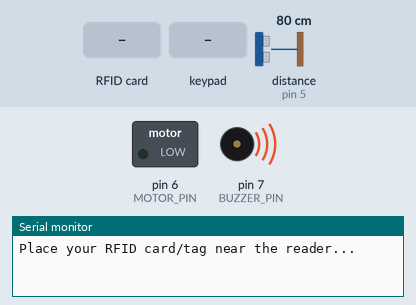
Recording of a sketch running on a simulated Arduino Uno, built with avr-gcc and run on an emulated ATmega328P. On the bench: switched loads named in the sketch (green lamp = pin HIGH), buzzer (waves = sounding, pin HIGH), the last lines printed to the serial monitor. Wiring (inferred from the names in the program): ultrasonic range finder: trigger pin 4; echo pin 5. The inputs (shaded band) are chosen by the test bench; at power-on: distance to the obstacle (sensor on pin 5) 80 cm. The echo pulse lasts 58.3 µs per cm; pins used as bus, display or sensor lines are not drawn.

Above: at 1.2 s.
1.3 s: RFID card A9 73 33 02 held to the reader
At 3.5 s:
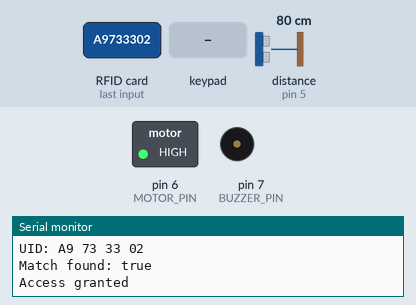
5.4 s: distance to the obstacle (sensor on pin 5) set to 11 cm
9.5 s: distance to the obstacle (sensor on pin 5) set to 8 cm
At 10.4 s:
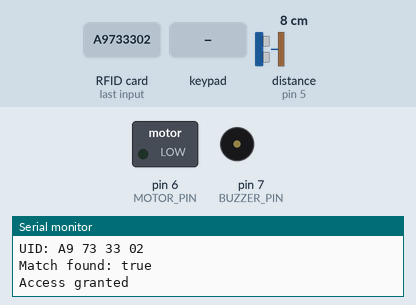
11.6 s: key '#' pressed
At 12.0 s:
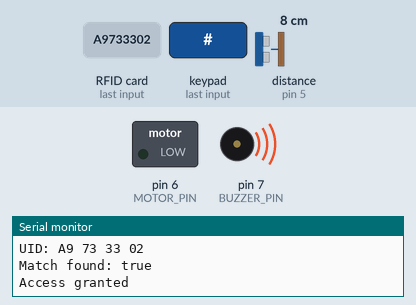
14.1 s: RFID card 5E 7A 19 C4 held to the reader
At 16.4 s:
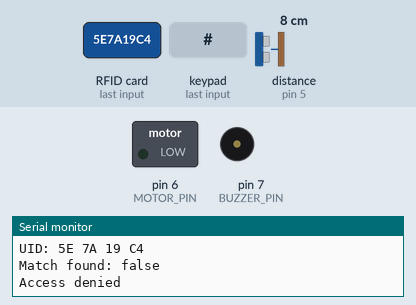
Timing chart, 0 to 17.6 s (numbered marks = the images above; inputs shaded):
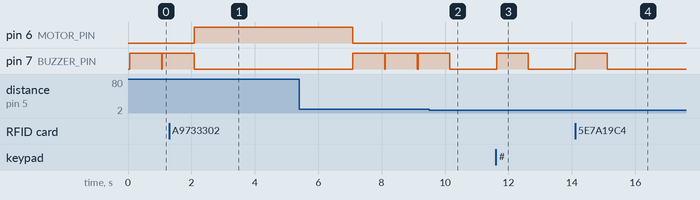

The sketch:

main.ino
```cpp
#include <SPI.h>
#include <MFRC522.h>
#include <Keypad.h>

// Pin definitions
#define BUZZER_PIN 7          // Buzzer connected to pin 7
#define TRIG_PIN 4            // Ultrasonic sensor TRIG pin connected to pin 4
#define ECHO_PIN 5            // Ultrasonic sensor ECHO pin connected to pin 5
#define SS_PIN 10             // RFID SS (SDA) pin
#define RST_PIN 9             // RFID RST pin
#define MOTOR_PIN 6           // Motor connected to pin 6

// RFID
MFRC522 mfrc522(SS_PIN, RST_PIN);

// Keypad setup
const byte ROWS = 4;
const byte COLS = 4;
char keys[ROWS][COLS] = {
  {'1','2','3','A'},
  {'4','5','6','B'},
  {'7','8','9','C'},
  {'*','0','#','D'}
};
byte rowPins[ROWS] = {A0, A1, A2, A3}; // Connect to the row pinouts of the keypad
byte colPins[COLS] = {A4, A5, 2, 3};   // Connect to the column pinouts of the keypad
Keypad keypad = Keypad(makeKeymap(keys), rowPins, colPins, ROWS, COLS);

// Variables
String enteredPasskey = "";
const String correctPasskey = "1234";
const String targetUID = "A9 73 33 02";   // Replace with your valid RFID UID (no spaces)
bool lockerOpened = false;

void setup() {
  Serial.begin(9600);

  // Initialize RFID
  SPI.begin();
  mfrc522.PCD_Init();
  Serial.println("Place your RFID card/tag near the reader...");
  // Initialize pins
  pinMode(BUZZER_PIN, OUTPUT);
  pinMode(TRIG_PIN, OUTPUT);
  pinMode(ECHO_PIN, INPUT);
  pinMode(MOTOR_PIN, OUTPUT);

  digitalWrite(MOTOR_PIN, LOW);  // Ensure motor is off initially
}

void loop() {
  // Check ultrasonic sensor
  long distance = measureDistance();

  // If distance is more than 8 cm, sound the buzzer
  if (distance > 8) {
    soundBuzzer();
  }

  // Check keypad
  char key = keypad.getKey();
  if (key) {
    if (key == '#') {
      if (enteredPasskey == correctPasskey) {
        grantAccess();
      } else {
        denyAccess();
      }
      enteredPasskey = "";
    } else {
      enteredPasskey += key;
    }
  }

  // Check RFID
  if (!mfrc522.PICC_IsNewCardPresent() || !mfrc522.PICC_ReadCardSerial()) {
    return;  // No new card found, exit loop
  }

  // Display UID
  Serial.print("UID: ");
  String uidString = ""; // Variable to hold the UID as a string
  for (byte i = 0; i < mfrc522.uid.size; i++) {
    // Convert UID byte to uppercase hex format manually
    String uidByteHex = String(mfrc522.uid.uidByte[i], HEX); // Convert to hex
    uidByteHex.toUpperCase(); // Convert to uppercase

    // Pad the UID byte to ensure it has two digits
    if (uidByteHex.length() < 2) {
      uidByteHex = "0" + uidByteHex; // Pad single digit with a leading zero
    }

    // Append the UID byte to the UID string
    uidString += uidByteHex;
    if (i < mfrc522.uid.size - 1) {
      uidString += " "; // Add space between bytes
    }

    Serial.print(uidByteHex); // Print each byte
    Serial.print(" ");
  }
  Serial.println(); // Print new line for next reading

  // Compare the UID string with the target UID
  if (uidString.equalsIgnoreCase(targetUID)) {
    Serial.println("Match found: true");
    grantAccess();
  } else {
    Serial.println("Match found: false");
    denyAccess();
  }

  // Halt the card and stop communication
  mfrc522.PICC_HaltA();
  mfrc522.PCD_StopCrypto1();
}


// Measure distance using ultrasonic sensor
long measureDistance() {
  // Send a 10µs pulse to the TRIG pin to start measurement
  digitalWrite(TRIG_PIN, LOW);
  delayMicroseconds(2);
  digitalWrite(TRIG_PIN, HIGH);
  delayMicroseconds(10);
  digitalWrite(TRIG_PIN, LOW);

  // Measure the length of the ECHO pulse
  long duration = pulseIn(ECHO_PIN, HIGH);

  // Calculate distance in centimeters
  long distance = duration * 0.034 / 2; // Speed of sound: 343 m/s

  //Serial.print("Distance: ");
  //Serial.print(distance);
  //Serial.println(" cm");

  return distance;
}

// Grant access and open the door
void grantAccess() {
  lockerOpened = true;
  Serial.println("Access granted");

  // Run motor to open the locker (for 5 seconds)
  digitalWrite(MOTOR_PIN, HIGH);  // Start motor
  delay(5000);  // Run motor for 5 seconds
  digitalWrite(MOTOR_PIN, LOW);   // Stop motor
}

// Deny access and sound buzzer
void denyAccess() {
  soundBuzzer();
  Serial.println("Access denied");
}

// Sound buzzer for a second
void soundBuzzer() {
  digitalWrite(BUZZER_PIN, HIGH);
  delay(1000);
  digitalWrite(BUZZER_PIN, LOW);
}
```

Measured:
- the behaviour switches between 10 and 9 cm on distance to the obstacle (sensor on pin 5) (found by bisection; images 1 and 2)
- after the input at 1.3 s, pin 6 (MOTOR_PIN): LOW → HIGH after 0.79 s; pin 7 (BUZZER_PIN): goes on until 2.1 s, then stays LOW
- after the input at 9.5 s, pin 7 (BUZZER_PIN): goes on until 10.1 s, then stays LOW
- after the input at 11.6 s, pin 7 (BUZZER_PIN): LOW → HIGH at once, → LOW 1.0 s later
- after the input at 14.1 s, pin 7 (BUZZER_PIN): LOW → HIGH at once, → LOW 1.0 s later
